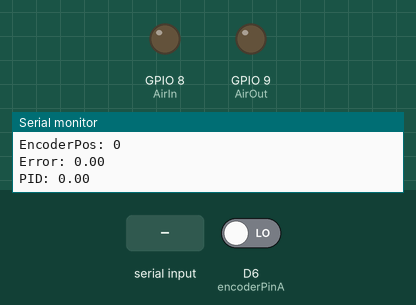
Simulated run of this sketch. Board: ESP8266 (NodeMCU). On the bench: output pins drawn as LEDs (lit = HIGH), the last lines printed to the serial monitor. Inputs (shaded band) come from the test bench; at power-on: D6 (encoderPinA) LOW.

Above: at 1.2 s.
1.3 s: "c" received over Serial
At 3.5 s:
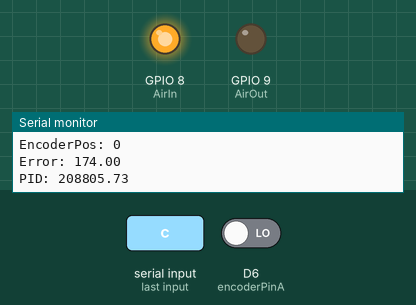
3.8 s: "a" received over Serial
Timing chart, 0 to 6.8 s (numbered marks = the images above; inputs shaded):
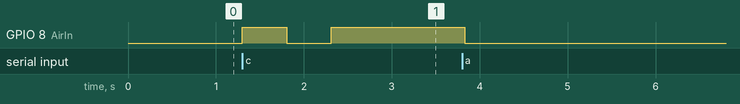

Measured:
- after the input at 1.3 s, GPIO 8 (AirIn): LOW → HIGH at once, → LOW 0.51 s later, → HIGH 0.51 s later

The sketch:

rewrite_v1.ino
```cpp
// 常數定義
const int dt = 100;  // PID 計算周期
const float kp = 1200, ki = 0.005, kd = 2;  // PID 參數
const float kp2 = 800, ki2 = 0.001, kd2 = 2;  // 另一組 PID 參數
const int encoderPinA = 12, encoderPinB = 13;  // 編碼器腳位
const int AirIn = 8;    //輸出調整五口三位閥
const int AirOut = 9;  //輸出調整五口三位閥
const int pin4 = 4; // 數位腳位 4 模式判別
const int pin5 = 5; // 數位腳位 5 模式判別
volatile int encoderPos = 0;  // 編碼器位置

// 變數定義
float previous_error = 0, error = 0, P, I, D, PID, P2, I2, D2, PID2;
unsigned long pre = 0, time = 0, pre2 = 0;
int Degree = 0, Mode = 0, ArmSpeed = 0, state = 0;
int data1 = 0;  // 定義 data1 變數
char getstr1;  // 定義 getstr1 變數

// 設定編碼器中斷
void encoderISR() {
  if (digitalRead(encoderPinA) == HIGH) {
    encoderPos += (digitalRead(encoderPinB) == LOW) ? 1 : -1;
  } else {
    encoderPos += (digitalRead(encoderPinB) == HIGH) ? 1 : -1;
  }
}

void setup() {
  Serial.begin(15200);
  pinMode(encoderPinA, INPUT);
  pinMode(encoderPinB, INPUT);
  pinMode(AirIn, OUTPUT);
  pinMode(AirOut, OUTPUT);
  pinMode(4, INPUT);  // 設定腳位 4 為輸入
  pinMode(5, INPUT);  // 設定腳位 5 為輸入
  attachInterrupt(digitalPinToInterrupt(encoderPinA), encoderISR, CHANGE);
}

void loop() {
  if (Serial.available()) {
    getstr1 = Serial.read();  // 從串口讀取單個字元並存入 getstr1
  }

  if (getstr1 == 'a') Mode = 1;
  else if (getstr1 == 'b') Mode = 2;
  else if (getstr1 == 'c') Mode = 3;
  else if (getstr1 == 'n') Mode = 4;

  switch (Mode) {
    case 1: FingerMode(); break;
    case 2: PhoneMode(); break;
    case 3: AutoMode(); break;
    case 4: Stop(); break;
    default: break;
  }

  // 輸出 debug 資訊
  if (millis() - pre2 > 100) {
    pre2 = millis();
    Serial.print("EncoderPos: "); Serial.println(encoderPos);
    Serial.print("Error: "); Serial.println(error);
    Serial.print("PID: "); Serial.println(PID);
  }
}

// PID 計算
float calculatePID(int target, int current) {
  error = target - current;
  P = kp * error;
  I += ki * error;
  D = kd * (error - previous_error) / dt;
  PID = P + I + D;
  previous_error = error;
  return PID;
}

// 控制輸出
void controlOutput(float pid) {
  if (abs(error) > 5) {
    digitalWrite(AirIn, pid > 0);
    digitalWrite(AirOut, pid < 0);
    Serial.println(pid > 0 ? "up" : "down");
  } else {
    digitalWrite(AirIn, 0);
    digitalWrite(AirOut, 0);
    Serial.println("stop");
  }
}

// 模式功能
void FingerMode() {
  if (millis() > time + dt) {
    time = millis();
    int pid = calculatePID(data1, encoderPos);
    controlOutput(pid);
  }
}

void PhoneMode() {
  if (millis() > time + dt) {
    time = millis();
    int pid = calculatePID(Degree, encoderPos);
    controlOutput(pid);
  }
}

void AutoMode() {
  if (millis() > time + dt) {
    time = millis();
    float y = ((Degree - 620) / 2) * sin(millis() * (3.14 / 4) / 1000) + ((Degree + 620) / 2);
    int pid = calculatePID(y, encoderPos);
    controlOutput(pid);
  }
}

void Stop() {
  digitalWrite(AirIn, LOW);
  digitalWrite(AirOut, LOW);
  Mode = 0; // 停止模式
}
```
